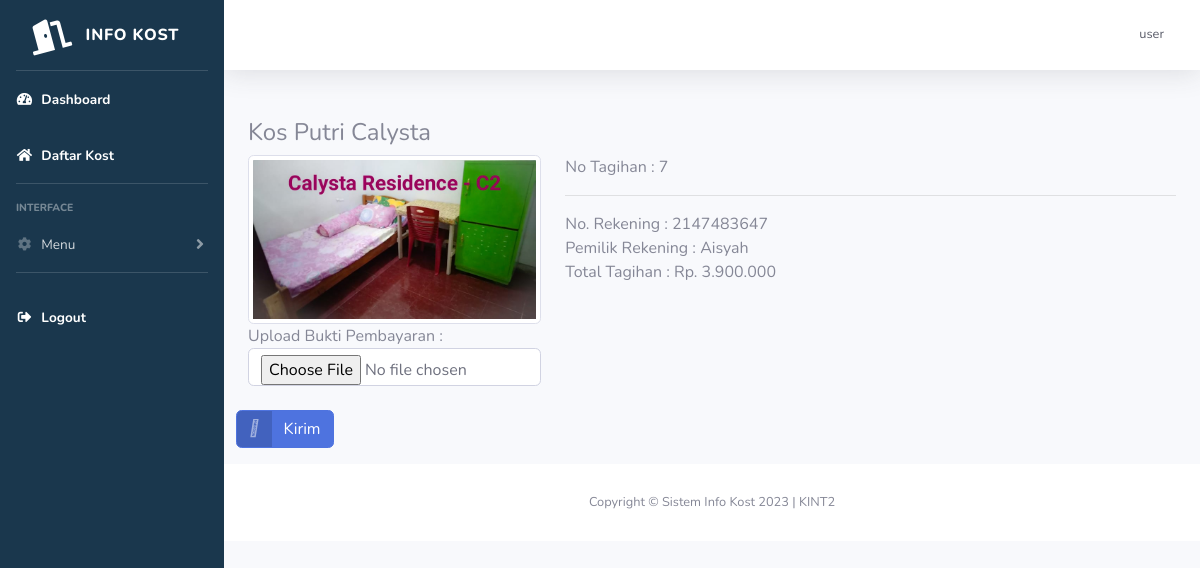
Page /kost/validasi.php?no_tagihan=7 (signed in) on the committed database.
### tables this page shows
CREATE TABLE `kamar` (
  `id_kamar` int(11) NOT NULL,
  `id_kost` int(11) NOT NULL,
  `jumlah_kamar` int(11) NOT NULL,
  `panjang_kamar` int(11) NOT NULL,
  `lebar_kamar` int(11) NOT NULL,
  `tipe_kamar` varchar(255) NOT NULL,
  `biaya_fasilitas` int(11) NOT NULL,
  `fasilitas_kamar` varchar(255) NOT NULL
);

CREATE TABLE `kost` (
  `id_kost` int(11) NOT NULL,
  `nama_kost` varchar(255) NOT NULL,
  `tipe_kost` varchar(255) NOT NULL,
  `jenis_kost` varchar(255) NOT NULL,
  `jumlah_kamar` int(11) NOT NULL,
  `tanggal_tagih` date NOT NULL,
  `nama_pemilik` text NOT NULL,
  `nama_bank` text NOT NULL,
  `no_rekening` int(11) NOT NULL,
  `foto_bangunan_utama` varchar(255) NOT NULL,
  `foto_kamar` varchar(255) NOT NULL,
  `foto_kamar_mandi` varchar(255) NOT NULL,
  `foto_interior` varchar(255) NOT NULL,
  `provinsi` varchar(25) NOT NULL,
  `kota` varchar(25) NOT NULL,
  `kecamatan` varchar(25) NOT NULL,
  `kelurahan` varchar(25) NOT NULL,
  `alamat` varchar(255) NOT NULL,
  `kontak` varchar(255) NOT NULL,
  `deskripsi` text NOT NULL,
  `id_pemilik` int(11) NOT NULL,
  `fasilitas_kost` text NOT NULL
);

CREATE TABLE `tagihan` (
  `no_tagihan` int(11) NOT NULL,
  `no_booking` int(11) NOT NULL,
  `total_tagihan` int(11) NOT NULL,
  `stats` int(11) NOT NULL,
  `tanggal_tagihan` timestamp NOT NULL DEFAULT current_timestamp() ON UPDATE current_timestamp(),
  `bukti_bayar` varchar(255) NOT NULL
);

### kost/validasi.php (the view, shortened to what this page needs)
<?php
include "includes/header.php";
$no_tagihan = $_GET['no_tagihan'];
$query2 = "SELECT * FROM kamar JOIN booking ON kamar.id_kamar=booking.id_kamar JOIN tagihan ON booking.id_booking=tagihan.no_booking JOIN kost ON kost.id_kost=kamar.id_kost WHERE tagihan.no_tagihan='$no_tagihan'";
$data2 = mysqli_query($koneksi, $query2);
$n = mysqli_fetch_array($data2);
?>
<div class="container">
    <div class="" class="row">
        <form action="" method="post" enctype="multipart/form-data">
            <div class="row">
                <div class="col">
                    <h4>
                        <?php echo $n['nama_kost'] ?>
                    </h4>
                </div>
            </div>
            <div class="row">
                <div class="col-md-4">
                    <img class="img-thumbnail rounded" src="../img/foto_kost/kamar/<?php echo $n['foto_kamar'] ?>" width="100%" alt="Foto kamar kost">
                </div>
                <div class="col">
                    <div class="row">
                        <div class="col">
                            No Tagihan : <?php echo $no_tagihan  ?>
                        </div>
                    </div>
                    <hr>
                    <div class="row">
                        <div class="col">
                            No. Rekening :
                            <?php echo $n['no_rekening'] ?>
                        </div>
                    </div>
                    <div class="row">
                        <div class="col">
                            Pemilik Rekening :
                            <?php
                            $id_kost = $n['id_kost'];
                            $f = mysqli_fetch_array(mysqli_query($koneksi, "SELECT * FROM kost WHERE id_kost='$id_kost'"));
                            echo $f['nama_pemilik'];
                            ?>
                        </div>
                    </div>
                    <div class="row">
                        <div class="col">Total Tagihan :
                            <?php
                            echo "Rp. " . number_format($n['total_tagihan'], 0, ',', '.')
                            ?>
                        </div>
                    </div>
                </div>
            </div>
            <div class="row">
                <div class="col-md-4">
                    Upload Bukti Pembayaran :
                    <input class="form-control" type="file" name="gambar" id="gambar">
                </div>
            </div>
            <br>
            <div class="row">
                <button name="submit" type="submit" class="btn btn-primary btn-icon-split">
                    <span class="icon text-white-50">
                        <i class="fa-duotone fa-paper-plane"></i>
                    </span>
                    <span class="text">Kirim</span>
            </div>
        </form>
    </div>
</div>
<?php
include "includes/footer.php";
?>

### rows in the picture
kamar: id_kost.nama_kost "Kos Putri Calysta", id_kost.foto_kamar (picture), id_kost.no_rekening "2147483647", tagihan.total_tagihan "3.900.000"
kost: nama_pemilik "Aisyah"

### other values in the picture
$_SESSION['username'] "user"
$no_tagihan "7"
